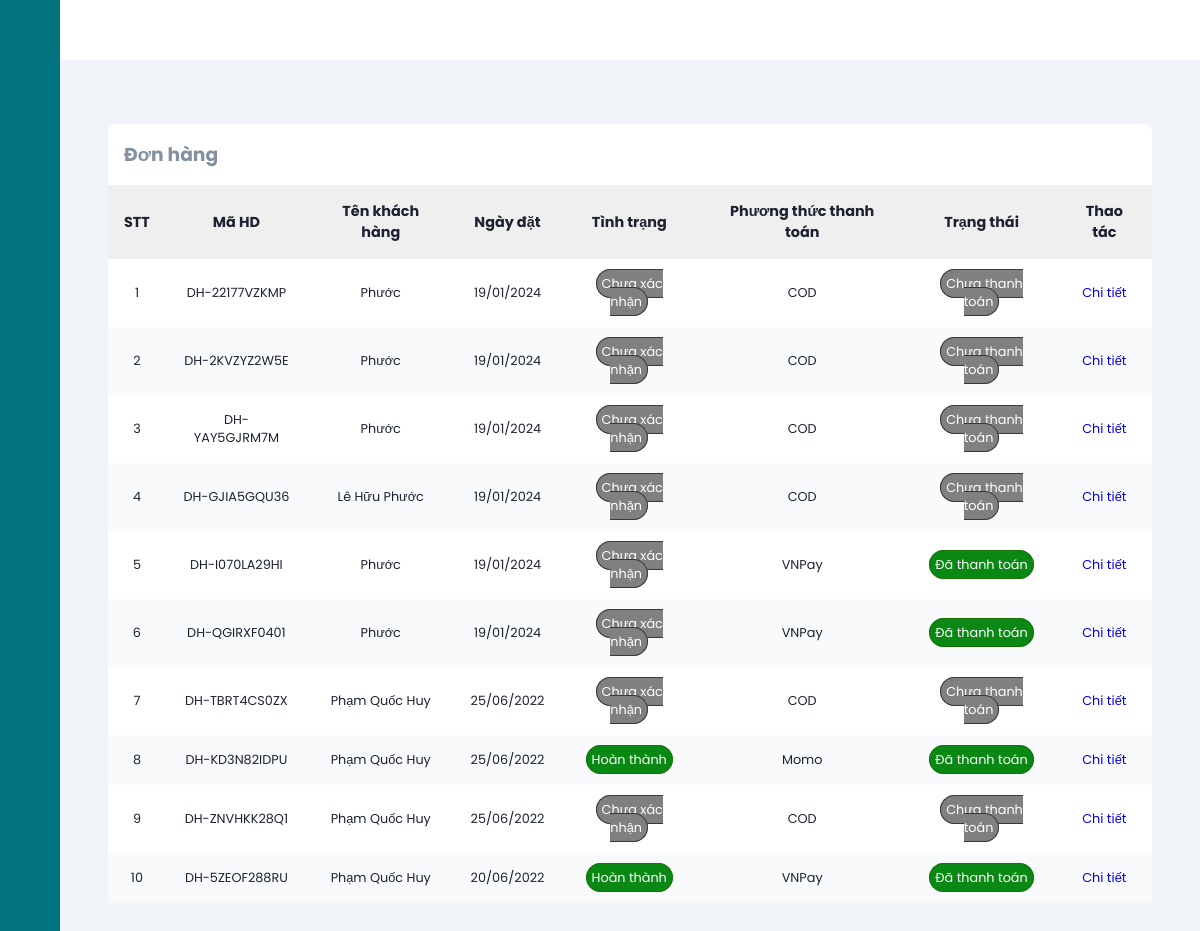
/orderManage (signed in), run on an earlier commit of the app's database.
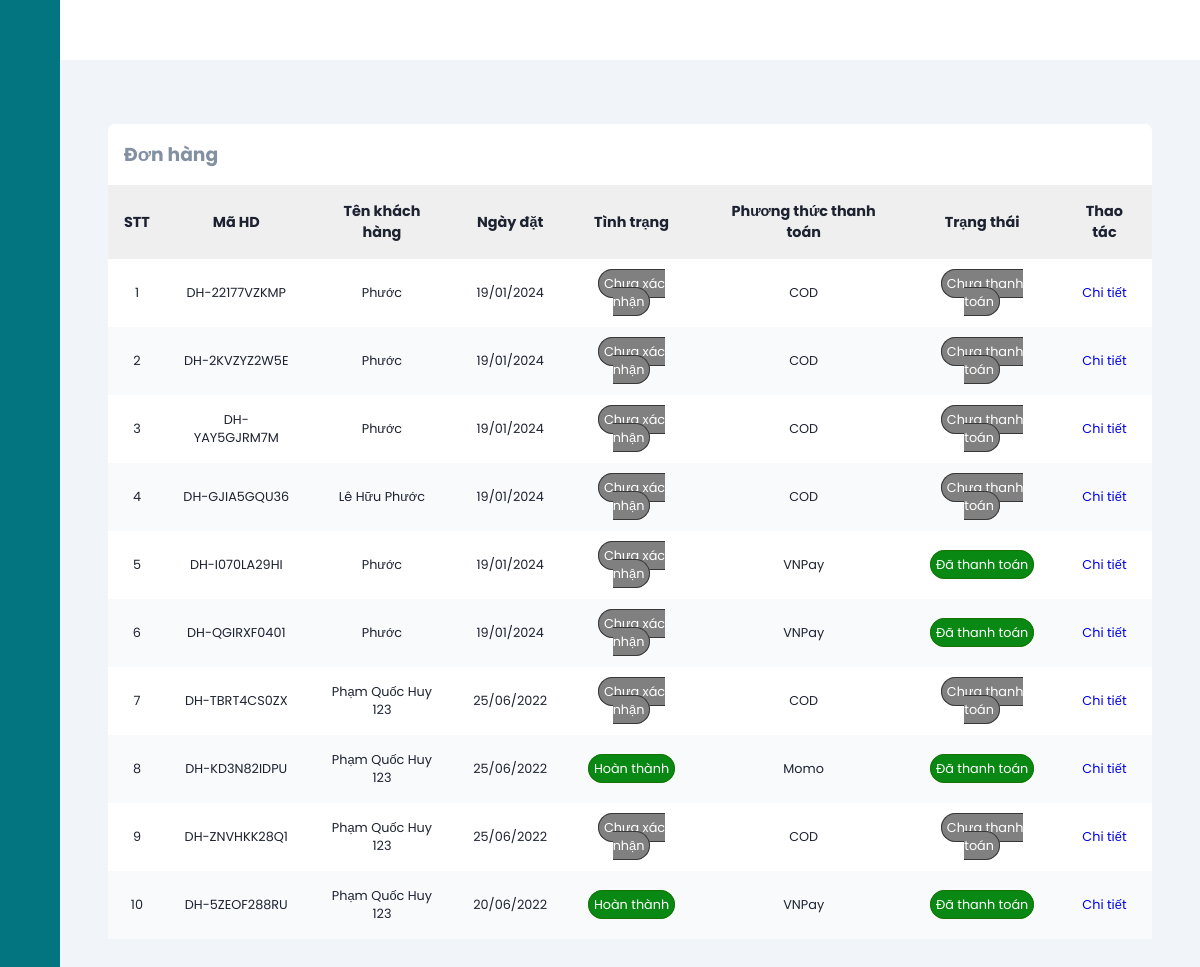
And on a later commit of the database.
### tables this page shows
CREATE TABLE `orders` (
  `id` varchar(50) NOT NULL,
  `userId` int(11) NOT NULL,
  `createdDate` date NOT NULL,
  `receivedDate` date DEFAULT NULL,
  `status` varchar(20) NOT NULL,
  `paymentStatus` tinyint(1) NOT NULL,
  `paymentMethod` varchar(10) NOT NULL,
  `payDate` datetime DEFAULT NULL,
  `total` decimal(10,0) NOT NULL,
  `discount` int(11) DEFAULT NULL
);

CREATE TABLE `users` (
  `id` int(11) NOT NULL,
  `fullName` varchar(255) NOT NULL,
  `email` varchar(255) NOT NULL,
  `dob` date NOT NULL,
  `address` varchar(500) NOT NULL,
  `password` varchar(255) NOT NULL,
  `roleId` int(11) NOT NULL,
  `status` tinyint(1) NOT NULL,
  `captcha` varchar(50) DEFAULT NULL,
  `isConfirmed` tinyint(4) NOT NULL DEFAULT 0,
  `phone` varchar(11) NOT NULL,
  `provinceId` varchar(5) NOT NULL,
  `districtId` varchar(5) NOT NULL,
  `wardId` varchar(5) NOT NULL,
  `delete_flg` int(11) DEFAULT 0
);

### mvc/core/ControllerBase.php (called while the page is built, shortened)
<?php
class ControllerBase{
    public function view($view, $data=[]){
        require_once "./mvc/views/".$view.".php";
    }
}
?>

### mvc/controllers/OrderManage.php (called while the page is built, shortened)
<?php
class orderManage extends ControllerBaseAdmin
{
    public function Index()
    {
        $order = $this->model("orderModel");
        $result = $order->getAll();
        $orderList = $result->fetch_all(MYSQLI_ASSOC);
        $this->view("admin/order", [
            "headTitle" => "Quản lý đơn đặt hàng",
            "orderList" => $orderList
        ]);
    }
}

### mvc/core/App.php (called while the page is built, shortened)
<?php
class App
{
    protected $action = "Index";
    function __construct()
    {
        $arr = $this->UrlProcess();
        if (file_exists("./mvc/controllers/" . $arr[0] . ".php")) {
            unset($arr[0]);
        }
        $this->controller = new $this->controller;
        $this->params = $arr ? array_values($arr) : [];
        array_push($this->params, $_GET);
        call_user_func_array([$this->controller, $this->action], $this->params);
    }
    function UrlProcess()
    {
        if (isset($_GET["url"])) {
            return explode("/", filter_var(trim($_GET["url"], "/")));
        }
    }
}

### index.php (called while the page is built, shortened)
<?php
$myApp = new App();
?>

### mvc/core/DB.php (called while the page is built, shortened)
<?php
class DB{
    private static $instance = null;
    protected $servername = "localhost";
    protected $username = "root";
    protected $password = "";
    private function __construct(){
        $this->con = mysqli_connect($this->servername, $this->username, $this->password);
    }
    public static function getInstance()
    {
      if(!self::$instance)
      {
        self::$instance = new DB();
      }
      return self::$instance;
    }
}
?>

### mvc/models/OrderModel.php (called while the page is built, shortened)
<?php
class orderModel
{
    private static $instance = null;
    public static function getInstance()
    {
        if (!self::$instance) {
            self::$instance = new orderModel();
        }
        return self::$instance;
    }
    public function getAll()
    {
        $db = DB::getInstance();
        $sql = "SELECT o.id as orderId, o.createdDate, o.receivedDate, o.status, o.paymentStatus, o.paymentMethod, o.payDate, o.total, o.discount, u.id as userId, u.fullName FROM orders o JOIN users u ON o.userId = u.id ORDER BY o.createdDate DESC";
        $result = mysqli_query($db->con, $sql);
        return $result;
    }
}

### mvc/views/admin/order.php (the view, shortened to what the changed rows need)
<?php require APP_ROOT . '/views/admin/inc/head.php'; ?>
<body>
    <div class="main-content">
        <main>
            <section class="recent">
                <div class="activity-grid">
                    <div class="activity-card">
                        <div class="table-responsive">
                            <table>
                                <thead>
                                    <tr>
                                        <th>STT</th>
                                        <th>Mã HD</th>
                                        <th>Tên khách hàng</th>
                                        <th>Ngày đặt</th>
                                        <th>Tình trạng</th>
                                        <th>Phương thức thanh toán</th>
                                        <th>Trạng thái</th>
                                        <th>Thao tác</th>
                                    </tr>
                                </thead>
                                <tbody>
                                    <?php
                                    $count = 0;
                                    foreach ($data['orderList'] as $key => $value) {
                                    ?>
                                        <tr>
                                            <td><?= ++$count ?></td>
                                            <td><?= $value['orderId'] ?></td>
                                            <td><?= $value['fullName'] ?></td>
                                            <td><?= date("d/m/Y", strtotime($value['createdDate'])) ?></td>
                                            <?php
                                            if ($value['status'] == "processing") { ?>
                                                <td><span class="gray">Chưa xác nhận</span></td>
                                            <?php  } else if ($value['status'] == "processed") { ?>
                                                <td><span class="blue">Đã xác nhận</span></td>
                                            <?php } else if ($value['status'] == "delivery") { ?>
                                                <td><span class="yellow">Đang giao hàng</span></td>
                                            <?php } else if ($value['status'] == "cancel"){ ?>
                                                <td><span class="gray">Đã hủy</span></td>
                                            <?php } else if ($value['status'] == "received"){ ?>
                                                <td><span class="active">Hoàn thành</span></td>
                                            <?php } else{ ?>
                                                <td><span class="gray">...</span></td>
                                            <?php }
                                            ?>
                                            <td><?= $value['paymentMethod'] ?></td>
                                            <?php
                                            if ($value['paymentStatus']) { ?>
                                                <td><span class="active">Đã thanh toán</span></td>
                                            <?php } else { ?>
                                                <td><span class="gray">Chưa thanh toán</span></td>
                                            <?php }
                                            ?>
                                            <td><a href="<?= URL_ROOT . '/orderManage/detail/' . $value['orderId'] ?>">Chi tiết</a></td>
                                        </tr>
                                    <?php }
                                    ?>
                                </tbody>
                            </table>
                        </div>
                    </div>
                </div>
            </section>
        </main>
    </div>
</body>
</html>

What changed in the data, as far as the page shows it:
changed through a linked row, orders "DH-TBRT4CS0ZX": userId.fullName "Phạm Quốc Huy" → "Phạm Quốc Huy 123"
changed through a linked row, orders "DH-KD3N82IDPU": userId.fullName "Phạm Quốc Huy" → "Phạm Quốc Huy 123"
changed through a linked row, orders "DH-ZNVHKK28Q1": userId.fullName "Phạm Quốc Huy" → "Phạm Quốc Huy 123"
changed through a linked row, orders "DH-5ZEOF288RU": userId.fullName "Phạm Quốc Huy" → "Phạm Quốc Huy 123"
